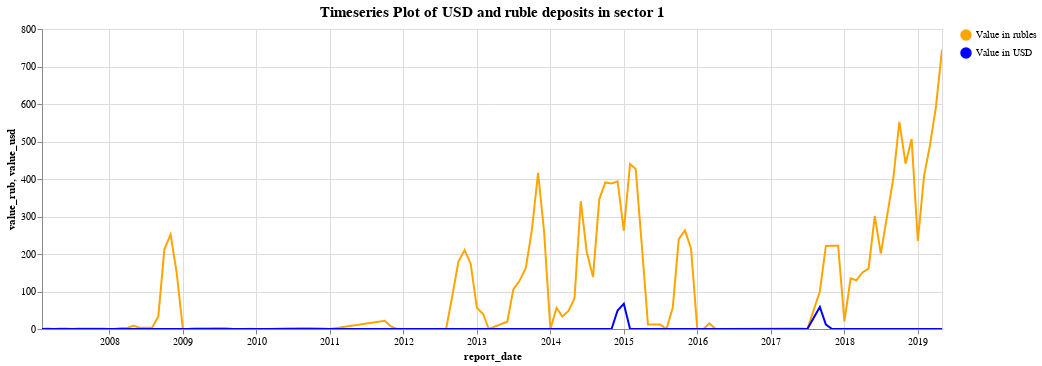

Notebook code for this chart:
### Code cell
plot_sectors(sector1, 1)

### Figure 1 — Vega-Lite specification as saved in the notebook (floating-point values rounded to 4 significant figures)
{"config": {"view": {"continuousWidth": 400, "continuousHeight": 300}}, "layer": [{"mark": {"type": "line", "color": "orange"}, "encoding": {"color": {"type": "nominal", "field": "legend1", "scale": {"domain": ["Value in rubles", "Value in USD"], "range": ["orange", "blue"]}, "title": ""}, "x": {"type": "temporal", "field": "report_date"}, "y": {"type": "quantitative", "field": "value_rub"}}, "selection": {"selector041": {"type": "interval", "bind": "scales", "encodings": ["x", "y"]}}, "transform": [{"calculate": "'Value in rubles'", "as": "legend1"}, {"calculate": "'Value in USD'", "as": "legend2"}]}, {"mark": {"type": "line", "color": "blue"}, "encoding": {"color": {"type": "nominal", "field": "legend2", "scale": {"domain": ["Value in rubles", "Value in USD"], "range": ["orange", "blue"]}, "title": ""}, "x": {"type": "temporal", "field": "report_date"}, "y": {"type": "quantitative", "field": "value_usd"}}, "transform": [{"calculate": "'Value in rubles'", "as": "legend1"}, {"calculate": "'Value in USD'", "as": "legend2"}]}, {"mark": {"type": "text", "align": "left", "baseline": "middle", "dx": 3}, "encoding": {"color": {"type": "nominal", "field": "legend1", "scale": {"domain": ["Value in rubles", "Value in USD"], "range": ["orange", "blue"]}, "title": ""}, "x": {"type": "temporal", "field": "report_date"}, "y": {"type": "quantitative", "field": "value_rub"}}, "transform": [{"calculate": "'Value in rubles'", "as": "legend1"}, {"calculate": "'Value in USD'", "as": "legend2"}]}], "data": {"name": "data-3890ebb74a14f03e566c582b2b3848c0"}, "height": 300, "title": {"text": ["Timeseries Plot of USD and ruble deposits in sector 1"], "fontSize": 15, "fontWeight": "bold", "font": "Courier New"}, "width": 900, "$schema": "https://vega.github.io/schema/vega-lite/v4.8.1.json", "datasets": {"data-3890ebb74a14f03e566c582b2b3848c0": [{"report_date": "2007-02-01T00:00:00", "value_rub": 0.92, "value_usd": 0.0}, {"report_date": "2007-03-01T00:00:00", "value_rub": 1.58, "value_usd": 0.0}, {"report_date": "2007-04-01T00:00:00", "value_rub": 1.8e-05, "value_usd": 0.0}, {"report_date": "2007-05-01T00:00:00", "value_rub": 1.5, "value_usd": 0.0}, {"report_date": "2007-06-01T00:00:00", "value_rub": 1.6, "value_usd": 0.0}, {"report_date": "2007-07-01T00:00:00", "value_rub": 1.8e-05, "value_usd": 0.0}, {"report_date": "2007-08-01T00:00:00", "value_rub": 1.1, "value_usd": 0.0}, {"report_date": "2007-09-01T00:00:00", "value_rub": 1.6, "value_usd": 0.0}, {"report_date": "2007-10-01T00:00:00", "value_rub": 1.64, "value_usd": 0.0}, {"report_date": "2007-11-01T00:00:00", "value_rub": 1.4, "value_usd": 0.0}, {"report_date": "2007-12-01T00:00:00", "value_rub": 1.21, "value_usd": 0.0}, {"report_date": "2008-01-01T00:00:00", "value_rub": 1.8e-05, "value_usd": 0.0}, {"report_date": "2008-02-01T00:00:00", "value_rub": 0.69, "value_usd": 0.0}, {"report_date": "2008-03-01T00:00:00", "value_rub": 2.54, "value_usd": 0.0}, {"report_date": "2008-04-01T00:00:00", "value_rub": 3.25, "value_usd": 0.0}, {"report_date": "2008-05-01T00:00:00", "value_rub": 8.61, "value_usd": 0.0}, {"report_date": "2008-06-01T00:00:00", "value_rub": 3.3, "value_usd": 0.0}, {"report_date": "2008-07-01T00:00:00", "value_rub": 3.63, "value_usd": 0.0}, {"report_date": "2008-08-01T00:00:00", "value_rub": 3.28, "value_usd": 0.0}, {"report_date": "2008-09-01T00:00:00", "value_rub": 33.2, "value_usd": 0.0}, {"report_date": "2008-10-01T00:00:00", "value_rub": 212.3, "value_usd": 0.0}, {"report_date": "2008-11-01T00:00:00", "value_rub": 251.6, "value_usd": 0.0}, {"report_date": "2008-12-01T00:00:00", "value_rub": 150.9, "value_usd": 0.0}, {"report_date": "2009-01-01T00:00:00", "value_rub": 5e-06, "value_usd": 0.0}, {"report_date": "2009-02-01T00:00:00", "value_rub": 0.45, "value_usd": 0.0}, {"report_date": "2009-03-01T00:00:00", "value_rub": 1.8, "value_usd": 0.0}, {"report_date": "2009-04-01T00:00:00", "value_rub": 2.01, "value_usd": 0.0}, {"report_date": "2009-05-01T00:00:00", "value_rub": 2.16, "value_usd": 0.0}, {"report_date": "2009-06-01T00:00:00", "value_rub": 2.505, "value_usd": 0.0}, {"report_date": "2009-07-01T00:00:00", "value_rub": 2.885, "value_usd": 0.0}, {"report_date": "2009-08-01T00:00:00", "value_rub": 2.49, "value_usd": 0.0}, {"report_date": "2009-09-01T00:00:00", "value_rub": 0.47, "value_usd": 0.0}, {"report_date": "2009-10-01T00:00:00", "value_rub": 0.08015, "value_usd": 0.0}, {"report_date": "2009-11-01T00:00:00", "value_rub": 0.00015, "value_usd": 0.0}, {"report_date": "2009-12-01T00:00:00", "value_rub": 0.8801, "value_usd": 0.0}, {"report_date": "2010-01-01T00:00:00", "value_rub": 0.000275, "value_usd": 0.0}, {"report_date": "2010-02-01T00:00:00", "value_rub": 0.000275, "value_usd": 0.0}, {"report_date": "2010-03-01T00:00:00", "value_rub": 0.1503, "value_usd": 0.0}, {"report_date": "2010-04-01T00:00:00", "value_rub": 0.695, "value_usd": 0.0}, {"report_date": "2010-05-01T00:00:00", "value_rub": 1.46, "value_usd": 0.0}, {"report_date": "2010-06-01T00:00:00", "value_rub": 2.22, "value_usd": 0.0}, {"report_date": "2010-07-01T00:00:00", "value_rub": 2.07, "value_usd": 0.0}, {"report_date": "2010-08-01T00:00:00", "value_rub": 2.88, "value_usd": 0.0}, {"report_date": "2010-09-01T00:00:00", "value_rub": 2.865, "value_usd": 0.0}, {"report_date": "2010-10-01T00:00:00", "value_rub": 2.42, "value_usd": 0.0}, {"report_date": "2010-11-01T00:00:00", "value_rub": 2.1, "value_usd": 0.0}, {"report_date": "2010-12-01T00:00:00", "value_rub": 1.14, "value_usd": 0.0}, {"report_date": "2011-01-01T00:00:00", "value_rub": 0.0, "value_usd": 0.0}, {"report_date": "2011-10-01T00:00:00", "value_rub": 21.95, "value_usd": 0.0}, {"report_date": "2011-11-01T00:00:00", "value_rub": 6.95, "value_usd": 0.0}, {"report_date": "2011-12-01T00:00:00", "value_rub": 0.0, "value_usd": 0.0}, {"report_date": "2012-01-01T00:00:00", "value_rub": 0.00025, "value_usd": 0.0}, {"report_date": "2012-02-01T00:00:00", "value_rub": 0.00025, "value_usd": 0.0}, {"report_date": "2012-03-01T00:00:00", "value_rub": 0.00025, "value_usd": 0.0}, {"report_date": "2012-04-01T00:00:00", "value_rub": 0.00025, "value_usd": 0.0}, {"report_date": "2012-05-01T00:00:00", "value_rub": 0.00025, "value_usd": 0.0}, {"report_date": "2012-06-01T00:00:00", "value_rub": 0.00025, "value_usd": 0.0}, {"report_date": "2012-07-01T00:00:00", "value_rub": 0.00025, "value_usd": 0.0}, {"report_date": "2012-08-01T00:00:00", "value_rub": 0.03775, "value_usd": 0.0}, {"report_date": "2012-09-01T00:00:00", "value_rub": 88.93, "value_usd": 0.0}, {"report_date": "2012-10-01T00:00:00", "value_rub": 179.0, "value_usd": 0.0}, {"report_date": "2012-11-01T00:00:00", "value_rub": 210.5, "value_usd": 0.0}, {"report_date": "2012-12-01T00:00:00", "value_rub": 174.2, "value_usd": 0.0}, {"report_date": "2013-01-01T00:00:00", "value_rub": 55.75, "value_usd": 0.0}, {"report_date": "2013-02-01T00:00:00", "value_rub": 40.0, "value_usd": 0.0}, {"report_date": "2013-03-01T00:00:00", "value_rub": 0.0, "value_usd": 0.0}, {"report_date": "2013-06-01T00:00:00", "value_rub": 19.47, "value_usd": 0.0}, {"report_date": "2013-07-01T00:00:00", "value_rub": 105.7, "value_usd": 0.0}, {"report_date": "2013-08-01T00:00:00", "value_rub": 128.5, "value_usd": 0.0}, {"report_date": "2013-09-01T00:00:00", "value_rub": 162.8, "value_usd": 0.0}, {"report_date": "2013-10-01T00:00:00", "value_rub": 262.8, "value_usd": 0.0}, {"report_date": "2013-11-01T00:00:00", "value_rub": 416.7, "value_usd": 0.0}, {"report_date": "2013-12-01T00:00:00", "value_rub": 259.1, "value_usd": 0.0}, {"report_date": "2014-01-01T00:00:00", "value_rub": 0.0, "value_usd": 0.0}, {"report_date": "2014-02-01T00:00:00", "value_rub": 56.63, "value_usd": 0.0}, {"report_date": "2014-03-01T00:00:00", "value_rub": 33.53, "value_usd": 0.0}, {"report_date": "2014-04-01T00:00:00", "value_rub": 48.33, "value_usd": 0.0}, {"report_date": "2014-05-01T00:00:00", "value_rub": 81.57, "value_usd": 0.0}, {"report_date": "2014-06-01T00:00:00", "value_rub": 340.8, "value_usd": 0.0}, {"report_date": "2014-07-01T00:00:00", "value_rub": 204.7, "value_usd": 0.0}, {"report_date": "2014-08-01T00:00:00", "value_rub": 138.9, "value_usd": 0.0}, {"report_date": "2014-09-01T00:00:00", "value_rub": 345.8, "value_usd": 0.0}, {"report_date": "2014-10-01T00:00:00", "value_rub": 390.9, "value_usd": 0.0}, {"report_date": "2014-11-01T00:00:00", "value_rub": 388.3, "value_usd": 0.0}, {"report_date": "2014-12-01T00:00:00", "value_rub": 394.0, "value_usd": 49.32}, {"report_date": "2015-01-01T00:00:00", "value_rub": 262.5, "value_usd": 67.51}, {"report_date": "2015-02-01T00:00:00", "value_rub": 440.1, "value_usd": 0.0}, {"report_date": "2015-03-01T00:00:00", "value_rub": 426.6, "value_usd": 0.0}, {"report_date": "2015-04-01T00:00:00", "value_rub": 219.4, "value_usd": 0.0}, {"report_date": "2015-05-01T00:00:00", "value_rub": 11.72, "value_usd": 0.0}, {"report_date": "2015-06-01T00:00:00", "value_rub": 11.72, "value_usd": 0.0}, {"report_date": "2015-07-01T00:00:00", "value_rub": 11.72, "value_usd": 0.0}, {"report_date": "2015-08-01T00:00:00", "value_rub": 0.0, "value_usd": 0.0}, {"report_date": "2015-09-01T00:00:00", "value_rub": 56.73, "value_usd": 0.0}, {"report_date": "2015-10-01T00:00:00", "value_rub": 239.8, "value_usd": 0.0}, {"report_date": "2015-11-01T00:00:00", "value_rub": 262.6, "value_usd": 0.0}, {"report_date": "2015-12-01T00:00:00", "value_rub": 214.1, "value_usd": 0.0}, {"report_date": "2016-01-01T00:00:00", "value_rub": 0.59, "value_usd": 0.0}, {"report_date": "2016-02-01T00:00:00", "value_rub": 0.0, "value_usd": 0.0}, {"report_date": "2016-03-01T00:00:00", "value_rub": 15.21, "value_usd": 0.0}, {"report_date": "2016-04-01T00:00:00", "value_rub": 0.0, "value_usd": 0.0}, {"report_date": "2017-06-01T00:00:00", "value_rub": 1.0, "value_usd": 0.0}, {"report_date": "2017-07-01T00:00:00", "value_rub": 0.0, "value_usd": 0.0}, {"report_date": "2017-09-01T00:00:00", "value_rub": 100.0, "value_usd": 58.73}, {"report_date": "2017-10-01T00:00:00", "value_rub": 221.6, "value_usd": 11.6}, {"report_date": "2017-11-01T00:00:00", "value_rub": 221.8, "value_usd": 0.0}, {"report_date": "2017-12-01T00:00:00", "value_rub": 221.8, "value_usd": 0.0}, {"report_date": "2018-01-01T00:00:00", "value_rub": 20.2, "value_usd": 0.0}, {"report_date": "2018-02-01T00:00:00", "value_rub": 135.0, "value_usd": 0.0}, {"report_date": "2018-03-01T00:00:00", "value_rub": 130.0, "value_usd": 0.0}, {"report_date": "2018-04-01T00:00:00", "value_rub": 151.0, "value_usd": 0.0}, {"report_date": "2018-05-01T00:00:00", "value_rub": 161.0, "value_usd": 0.0}, {"report_date": "2018-06-01T00:00:00", "value_rub": 301.0, "value_usd": 0.0}, {"report_date": "2018-07-01T00:00:00", "value_rub": 201.0, "value_usd": 0.0}, {"report_date": "2018-08-01T00:00:00", "value_rub": 301.0, "value_usd": 0.0}, {"report_date": "2018-09-01T00:00:00", "value_rub": 401.3, "value_usd": 0.0}, {"report_date": "2018-10-01T00:00:00", "value_rub": 552.1, "value_usd": 0.0}, {"report_date": "2018-11-01T00:00:00", "value_rub": 440.9, "value_usd": 0.0}, {"report_date": "2018-12-01T00:00:00", "value_rub": 506.7, "value_usd": 0.0}, {"report_date": "2019-01-01T00:00:00", "value_rub": 235.0, "value_usd": 0.0}, {"report_date": "2019-02-01T00:00:00", "value_rub": 408.7, "value_usd": 0.0}, {"report_date": "2019-03-01T00:00:00", "value_rub": 486.4, "value_usd": 0.0}, {"report_date": "2019-04-01T00:00:00", "value_rub": 592.1, "value_usd": 0.0}, {"report_date": "2019-05-01T00:00:00", "value_rub": 745.0, "value_usd": 0.0}]}}
